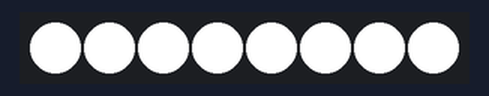
Bench run of a sketch on a simulated Arduino Uno, built with avr-gcc and run on an emulated ATmega328P. Parts: 8 RGB LEDs in strip order, left to right.

Above: at 0.09 s.
At 20.0 s:
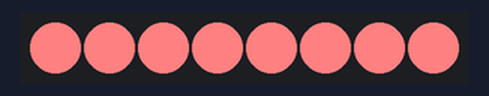
At 29.85 s:
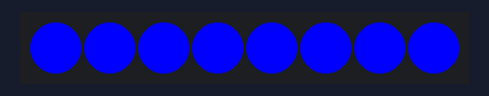
At 39.69 s:
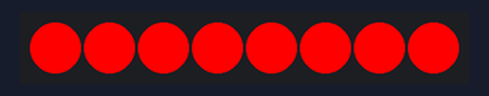
Timing chart, 0 to 40.0 s (numbered marks = the images above):
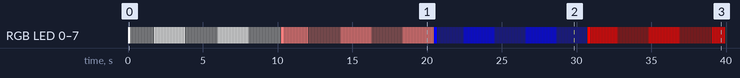

The sketch:

NeoPixel_Halloween.ino
```cpp
#include <Adafruit_NeoPixel.h>
#define NUM_LEDS  8
#define PIN       6
Adafruit_NeoPixel strip = Adafruit_NeoPixel(NUM_LEDS, PIN, NEO_GRB + NEO_KHZ800);

uint32_t magenta = strip.Color(255, 0, 255);
uint32_t red = strip.Color(255, 0, 0);
uint32_t orange = strip.Color(255, 128, 128);
uint32_t yellow = strip.Color(255, 255, 128);
uint32_t green = strip.Color(0, 255, 0);
uint32_t blue = strip.Color(0, 0, 255);
uint32_t violet = strip.Color(128, 0, 255);
uint32_t white = strip.Color(255, 255, 255);
uint32_t off = strip.Color(0, 0, 0);

uint32_t color[] = {off, white, orange, blue, red, yellow};

//uint32_t  = strip.Color( , , );
// -------------------------------------------------------------------------------------

void setup(){
  strip.begin();
  strip.show();     // init to all off
}
// -------------------------------------------------------------------------------------

void loop(){
  for(int event=1; event<6; event++){
    colorFill(color[event], 5000);
    strobe(color[event]);
  }
}

// code to fill strip

void colorFill(uint32_t c, uint8_t wait) {
  for(uint16_t i=0; i<strip.numPixels(); i++) {
    strip.setPixelColor(i, c);
  }
  strip.show();
  delay(wait);
}

// Fill the dots one after the other with a color
void colorWipe(uint32_t c, uint8_t wait) {
  for(uint16_t i=0; i<strip.numPixels(); i++) {
    strip.setPixelColor(i, c);
    strip.show();
    delay(wait);
  }
}

void strobe(uint32_t color){
  for(int z=0; z<100; z++){
    colorFill(color,0);
    delay(50);
    colorFill(off,0);
    delay(50);
  }
}
```
